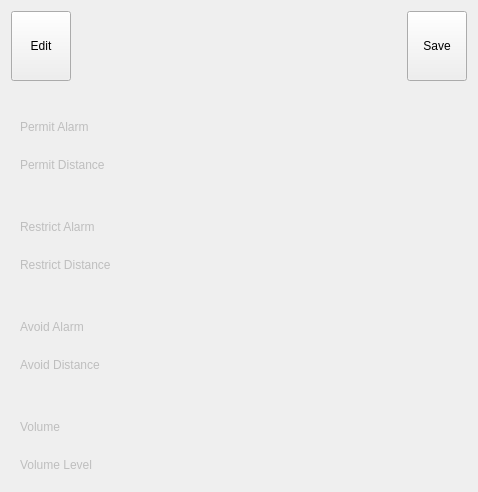
<?xml version="1.0" encoding="UTF-8"?>
<ui version="4.0">
 <class>Form</class>
 <widget class="QWidget" name="Form">
  <property name="geometry">
   <rect>
    <x>0</x>
    <y>0</y>
    <width>478</width>
    <height>430</height>
   </rect>
  </property>
  <property name="windowTitle">
   <string>Form</string>
  </property>
  <layout class="QGridLayout" name="gridLayout">
   <item row="0" column="0">
    <layout class="QHBoxLayout" name="horizontalLayout">
     <item>
      <widget class="QToolButton" name="editButton">
       <property name="minimumSize">
        <size>
         <width>60</width>
         <height>70</height>
        </size>
       </property>
       <property name="text">
        <string>Edit</string>
       </property>
       <property name="icon">
        <iconset>
         <normalon>edit.png</normalon>
        </iconset>
       </property>
       <property name="iconSize">
        <size>
         <width>32</width>
         <height>32</height>
        </size>
       </property>
       <property name="toolButtonStyle">
        <enum>Qt::ToolButtonTextUnderIcon</enum>
       </property>
      </widget>
     </item>
     <item>
      <spacer name="horizontalSpacer">
       <property name="orientation">
        <enum>Qt::Horizontal</enum>
       </property>
       <property name="sizeHint" stdset="0">
        <size>
         <width>40</width>
         <height>20</height>
        </size>
       </property>
      </spacer>
     </item>
     <item>
      <widget class="QToolButton" name="saveButton">
       <property name="sizePolicy">
        <sizepolicy hsizetype="Fixed" vsizetype="Fixed">
         <horstretch>0</horstretch>
         <verstretch>0</verstretch>
        </sizepolicy>
       </property>
       <property name="minimumSize">
        <size>
         <width>60</width>
         <height>70</height>
        </size>
       </property>
       <property name="baseSize">
        <size>
         <width>0</width>
         <height>0</height>
        </size>
       </property>
       <property name="font">
        <font>
         <family>MS Shell Dlg 2</family>
         <weight>50</weight>
         <bold>false</bold>
         <underline>false</underline>
        </font>
       </property>
       <property name="styleSheet">
        <string notr="true"/>
       </property>
       <property name="text">
        <string>Save</string>
       </property>
       <property name="icon">
        <iconset>
         <normalon>save.png</normalon>
        </iconset>
       </property>
       <property name="iconSize">
        <size>
         <width>32</width>
         <height>32</height>
        </size>
       </property>
       <property name="autoRepeat">
        <bool>false</bool>
       </property>
       <property name="toolButtonStyle">
        <enum>Qt::ToolButtonTextUnderIcon</enum>
       </property>
      </widget>
     </item>
    </layout>
   </item>
   <item row="1" column="0">
    <widget class="QFrame" name="frame">
     <property name="enabled">
      <bool>false</bool>
     </property>
     <property name="sizePolicy">
      <sizepolicy hsizetype="Expanding" vsizetype="Expanding">
       <horstretch>0</horstretch>
       <verstretch>0</verstretch>
      </sizepolicy>
     </property>
     <layout class="QFormLayout" name="formLayout_2">
      <property name="verticalSpacing">
       <number>24</number>
      </property>
      <item row="1" column="0">
       <widget class="QLabel" name="permit_label">
        <property name="text">
         <string>Permit Alarm</string>
        </property>
       </widget>
      </item>
      <item row="1" column="1">
       <widget class="QWidget" name="permit_switch" native="true"/>
      </item>
      <item row="2" column="0">
       <widget class="QLabel" name="permit_distance_label">
        <property name="text">
         <string>Permit Distance</string>
        </property>
       </widget>
      </item>
      <item row="2" column="1">
       <widget class="Stepper" name="permit_distance" native="true"/>
      </item>
      <item row="4" column="0">
       <widget class="QLabel" name="restrict_label">
        <property name="text">
         <string>Restrict Alarm</string>
        </property>
       </widget>
      </item>
      <item row="4" column="1">
       <widget class="QWidget" name="restrict_switch" native="true"/>
      </item>
      <item row="5" column="0">
       <widget class="QLabel" name="restrict_distance_label">
        <property name="text">
         <string>Restrict Distance</string>
        </property>
       </widget>
      </item>
      <item row="5" column="1">
       <widget class="Stepper" name="restrict_distance" native="true"/>
      </item>
      <item row="7" column="0">
       <widget class="QLabel" name="avoid_label">
        <property name="text">
         <string>Avoid Alarm</string>
        </property>
       </widget>
      </item>
      <item row="7" column="1">
       <widget class="QWidget" name="avoid_switch" native="true"/>
      </item>
      <item row="8" column="0">
       <widget class="QLabel" name="avoid_distance_label">
        <property name="text">
         <string>Avoid Distance</string>
        </property>
       </widget>
      </item>
      <item row="8" column="1">
       <widget class="Stepper" name="avoid_distance" native="true"/>
      </item>
      <item row="10" column="0">
       <widget class="QLabel" name="volume_label">
        <property name="text">
         <string>Volume</string>
        </property>
       </widget>
      </item>
      <item row="10" column="1">
       <widget class="QWidget" name="volume_switch" native="true"/>
      </item>
      <item row="11" column="0">
       <widget class="QLabel" name="volume_level_label">
        <property name="text">
         <string>Volume Level</string>
        </property>
       </widget>
      </item>
      <item row="11" column="1">
       <widget class="Stepper" name="volume_level" native="true"/>
      </item>

      <item row="3" column="1">
       <spacer name="verticalSpacer">
        <property name="orientation">
         <enum>Qt::Vertical</enum>
        </property>
        <property name="sizeHint" stdset="0">
         <size>
          <width>20</width>
          <height>40</height>
         </size>
        </property>
       </spacer>
      </item>
      <item row="6" column="1">
       <spacer name="verticalSpacer_2">
        <property name="orientation">
         <enum>Qt::Vertical</enum>
        </property>
        <property name="sizeHint" stdset="0">
         <size>
          <width>20</width>
          <height>40</height>
         </size>
        </property>
       </spacer>
      </item>

      <item row="9" column="1">
       <spacer name="verticalSpacer_4">
        <property name="orientation">
         <enum>Qt::Vertical</enum>
        </property>
        <property name="sizeHint" stdset="0">
         <size>
          <width>20</width>
          <height>40</height>
         </size>
        </property>
       </spacer>
      </item>

      <item row="0" column="1">
       <spacer name="verticalSpacer_3">
        <property name="orientation">
         <enum>Qt::Vertical</enum>
        </property>
        <property name="sizeHint" stdset="0">
         <size>
          <width>20</width>
          <height>40</height>
         </size>
        </property>
       </spacer>
      </item>
     </layout>
    </widget>
   </item>
  </layout>
 </widget>
 <customwidgets>
  <customwidget>
   <class>Stepper</class>
   <extends>QWidget</extends>
   <header>roam.editorwidgets.numberwidget</header>
   <container>1</container>
  </customwidget>
 </customwidgets>
 <resources/>
 <connections/>
</ui>
